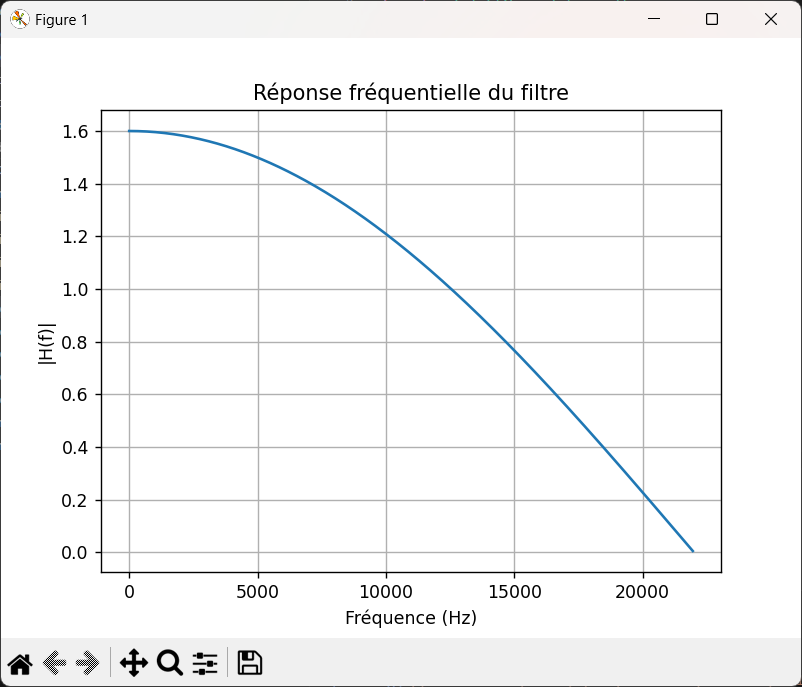

Here is the Python script that generated this plot:
import numpy as np
import matplotlib.pyplot as plt
from scipy.signal import lfilter 
from scipy.fft import fft, fftfreq

b0, b1 = 0.8, 0.8
b = [b0, b1]
a = [1]  


N_fft = 1024  
h_padded = np.zeros(N_fft)
h_padded[:2] = [b0, b1] 
H = fft(h_padded)
freqs = fftfreq(N_fft, d=1/44e3)  


# Visualisation du module
plt.figure()
plt.plot(freqs[:N_fft//2], np.abs(H[:N_fft//2]))
plt.title('Réponse fréquentielle du filtre')
plt.xlabel('Fréquence (Hz)')
plt.ylabel('|H(f)|')
plt.grid()
plt.show()
